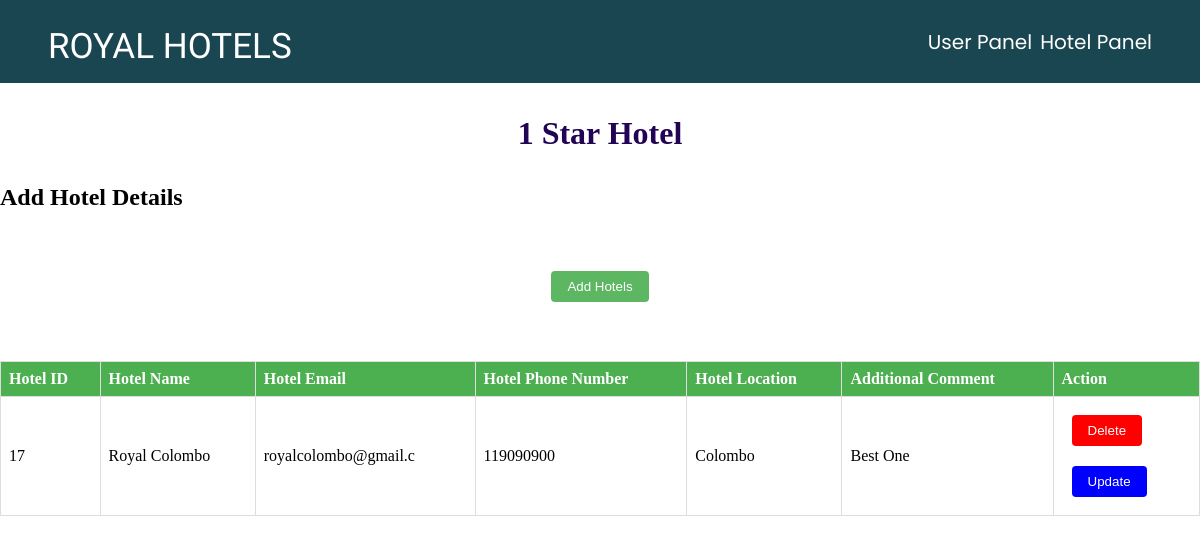
Page /indexHotelList.php on the earlier database version.
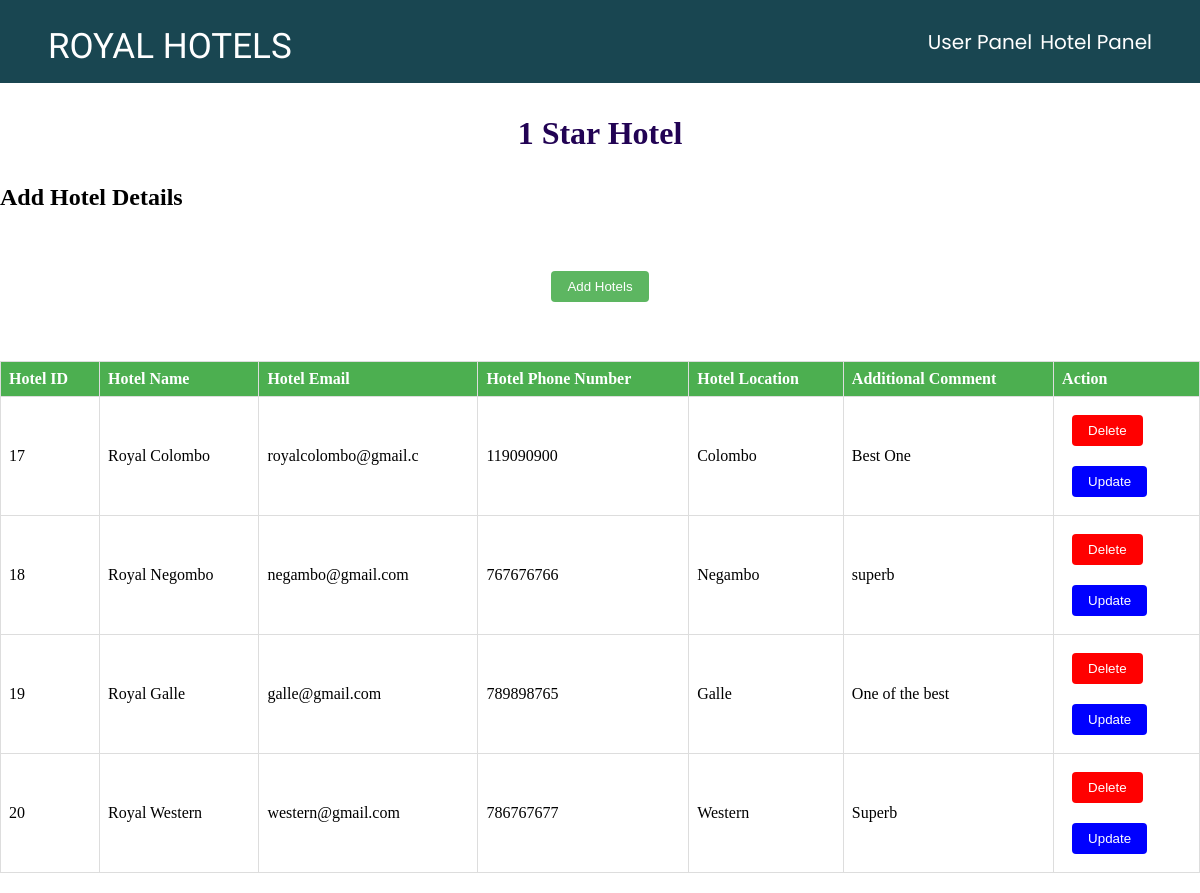
Same page on the later database version.
### tables this page shows
CREATE TABLE `hoteldata` (
  `hotelID` int(11) NOT NULL,
  `hotelName` varchar(255) DEFAULT NULL,
  `hotelEmail` varchar(20) DEFAULT NULL,
  `hotelPhoneNo` int(10) DEFAULT NULL,
  `hotelLocation` varchar(100) DEFAULT NULL,
  `additionalComment` varchar(500) DEFAULT NULL,
  `hotelPhoto` varchar(150) NOT NULL,
  `hotelCategory` varchar(10) NOT NULL
);

### HTML/indexHotelList.php (the view, shortened to what this page needs)
<!DOCTYPE html>
<html>
<head>
    <link rel="stylesheet" href="../CSS/styleHotelList.css">
    <link rel="stylesheet" href="../CSS/style.css">
</head>
<body>
    <nav>
        <label class="brand_name" for="Brand_name">ROYAL HOTELS</label>
        <ul class="nav_list">
            <div class="login_regester" id="login_regester">
                <li><a href="../HTML/indexUserList.php">User Panel</a></li>
                <li name='hotelpanel'><a href="../HTML/indexAdminMain.php">Hotel Panel</a></li>
            </div>
        </ul>
    </nav>
    <h1>1 Star Hotel</h1>
    <h2>Add Hotel Details</h2>
    <div class="container">
        <button onclick="addHotel()">Add Hotels</button>
    </div>
    <table id="outputTable">
        <thead>
            <tr>
                <th>Hotel ID</th>
                <th>Hotel Name</th>
                <th>Hotel Email</th>
                <th>Hotel Phone Number</th>
                <th>Hotel Location</th>
                <th>Additional Comment</th>
                <th>Action</th>
            </tr>
        </thead>
        <tbody>
            <?php
            include_once '../Includes/db.php';
            $sql = "SELECT * FROM hoteldata";
            $result = mysqli_query($conn, $sql);
            if ($result) {
                while ($row = mysqli_fetch_assoc($result)) {
                    $hotelId = $row['hotelID'];
                    $hotelName = $row['hotelName'];
                    $hotelEmail = $row['hotelEmail'];
                    $hotelPhoneNo = $row['hotelPhoneNo'];
                    $hotelLocation = $row['hotelLocation'];
                    $additionalComment = $row['additionalComment'];
                    echo '  <tr>
                       <td>' . $hotelId . '</td>
                       <td>' . $hotelName . '</td>
                       <td>' . $hotelEmail . '</td>
                       <td>' . $hotelPhoneNo . '</td>
                       <td>' . $hotelLocation . '</td>
                       <td>' . $additionalComment . '</td>
                       <td id="updateDelete">
                            <form method="post" action="../Includes/deleteHotel.php">
                                <input type="hidden" name="deletename" value="' . $hotelId . '">
                                <button type="submit" style="background-color:red; color:white;">Delete</button>
                            </form>
                            <form method="post" action="../HTML/indexUpdateHotel.php">
                                <input type="hidden" name="updatename" value="' . $hotelId . '">
                                <button type="submit" style="background-color:blue; color:white;">Update</button>
                            </form>
                        </td>
                       </tr>';
                }
            }
            ?>
        </tbody>
    </table>
</body>
</html>

### CSS/styleHotelList.css (style rules this page uses)
* { margin: 0; padding: 0; box-sizing: border-box; font-family: "poppins" "Kalnia"; }
h1 { margin:2rem 0rem ; text-align: center; color: rgb(34, 3, 84); }
body { margin: 4rem; }
label { display: block; margin-top: 10px; }
button { margin: 10px; padding: 8px 16px; background-color: #4CAF50; color: #fff; border: none; border-radius: 4px; cursor: pointer; }
table { border-collapse: collapse; margin-bottom: 20px; width: 100%; }
th, td { border: 1px solid #ddd; padding: 8px; text-align: left; }
th { background-color: #4CAF50; color: #fff; }

### CSS/style.css (style rules this page uses)
* { margin: 0; padding: 0; box-sizing: border-box; font-family: "poppins" "Kalnia"; }
body { margin: 0 auto; }
.brand_name { font-size: 35px; font-family: "Kalnia"; color: #fff; font-weight: 500; text-shadow: 50px; text-decoration-color: rgba(6, 3, 28, 0.573); }
nav { background-color: #194651; display: flex; flex-direction: row; padding: 1rem 3rem; justify-content: space-between; align-items: center; }
.nav_list { display: flex; flex-direction: row; text-decoration: none; color: white; gap: 4rem; font-size: 20px; align-items: center; font-family: "poppins"; list-style: none; }
nav .nav_list .login_regester { display: flex; flex-direction: row; gap: 0.5rem; }
nav ul li a { text-decoration: none; color: #fff; }
.container { width: 100; height: 150px; padding: 5%; background-color: #fff; background-position: center; background-size: cover; display: flex; align-items: center; justify-content: center; opacity: 0.9; }
::placeholder { color: #f4f4f4; }

Differences in the rows shown:
added hoteldata: hotelID "18", hotelName "Royal Negombo", hotelEmail "negambo@gmail.com", hotelPhoneNo "767676766", hotelLocation "Negambo", additionalComment "superb"
added hoteldata: hotelID "19", hotelName "Royal Galle", hotelEmail "galle@gmail.com", hotelPhoneNo "789898765", hotelLocation "Galle", additionalComment "One of the best"
added hoteldata: hotelID "20", hotelName "Royal Western", hotelEmail "western@gmail.com", hotelPhoneNo "786767677", hotelLocation "Western", additionalComment "Superb"
